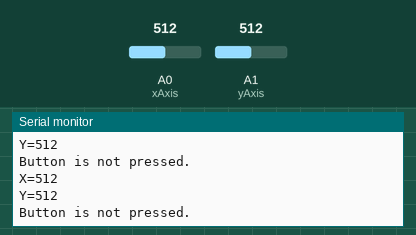
This sketch was run on a simulated Arduino Uno, built with avr-gcc and run on an emulated ATmega328P. Shown: the last lines printed to the serial monitor. Inputs (shaded band) come from the test bench; at power-on: A0 (xAxis) = 512, A1 (yAxis) = 512.

Above: at 1.2 s.
1.3 s: A0 (xAxis) set to 716
At 1.57 s:
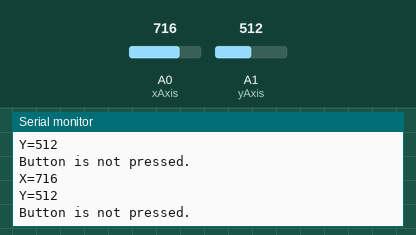
2.8 s: A1 (yAxis) set to 716
At 2.97 s:
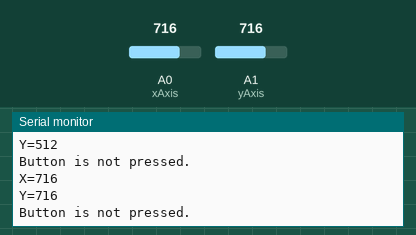
4.3 s: A0 (xAxis) set to 900
At 4.58 s:
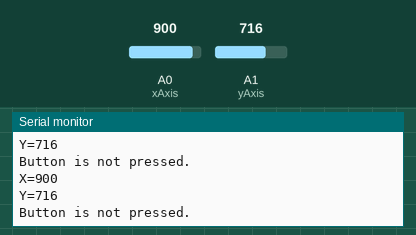
5.8 s: A1 (yAxis) set to 900
At 5.98 s:
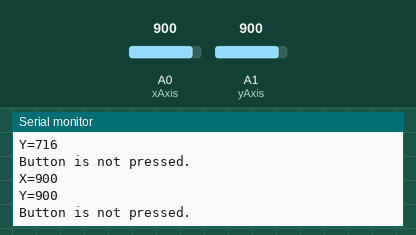
Timing chart, 0 to 8.3 s (numbered marks = the images above; inputs shaded):
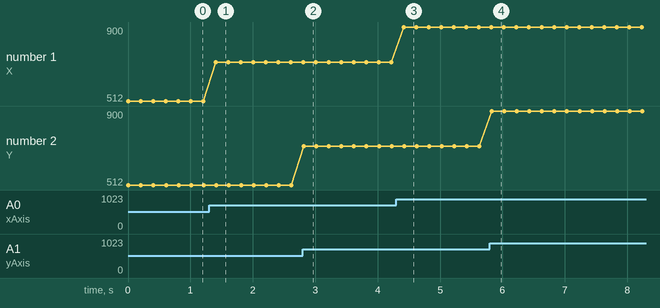

The sketch:

joystick.ino
```cpp
int button = 1;
int xAxis = A0,     yAxis = A1;
void setup() {
  Serial.begin(9600);
  pinMode(button, INPUT_PULLUP); //return LOW when down
}
void loop() {
  int xVal = analogRead(xAxis);
  int yVal = analogRead(yAxis);
  int isPress = digitalRead(button);
  Serial.print("X="); Serial.print(xVal); Serial.print("\n");
  Serial.print("Y="); Serial.print(yVal); Serial.print("\n");
  if(isPress == 0) Serial.print("Button is pressed.\n");
  else Serial.print("Button is not pressed.\n");
  delay(200);
}
```

Measured:
- after the input at 1.3 s, the serial monitor: prints a new line after 0.11 s (image 1)
- after the input at 2.8 s, the serial monitor: prints a new line at once (image 2)
- after the input at 4.3 s, the serial monitor: prints a new line after 0.12 s (image 3)
- after the input at 5.8 s, the serial monitor: prints a new line at once (image 4)
- plotted number 1: 512 → 716 after the input at 1.3 s, 716 → 900 after the input at 4.3 s
